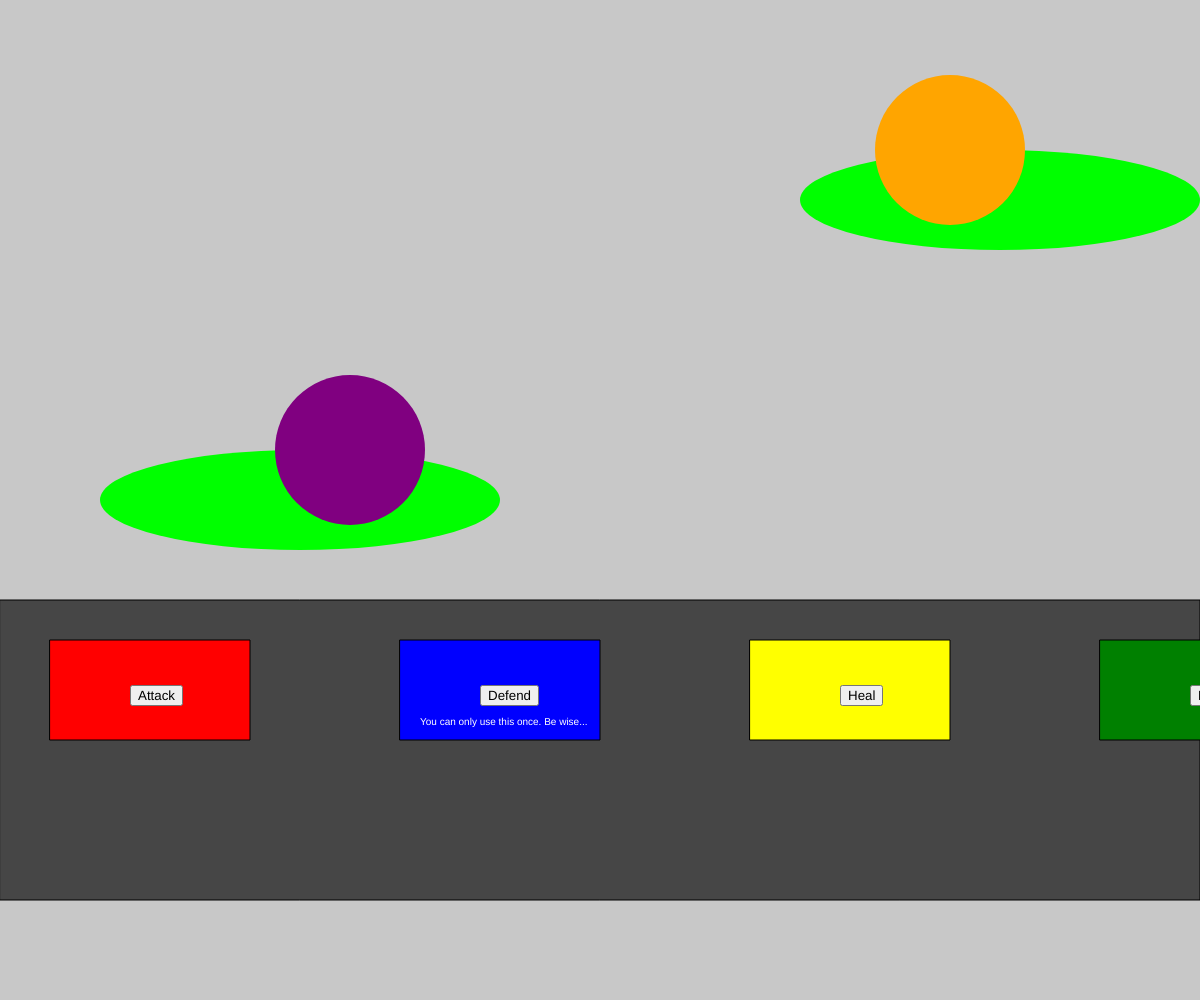
Frame 1 (no input)
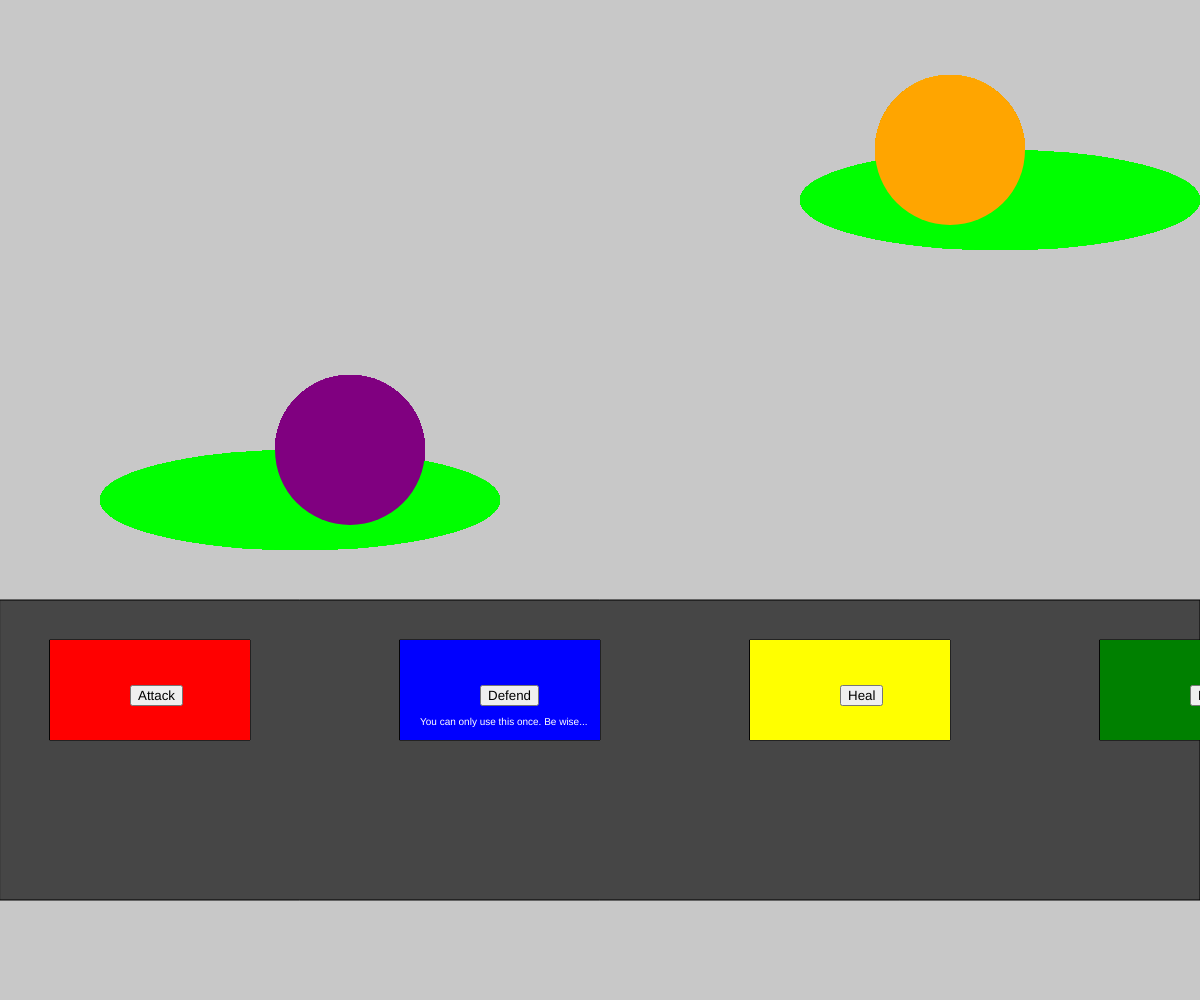
Frame 60 (no input)
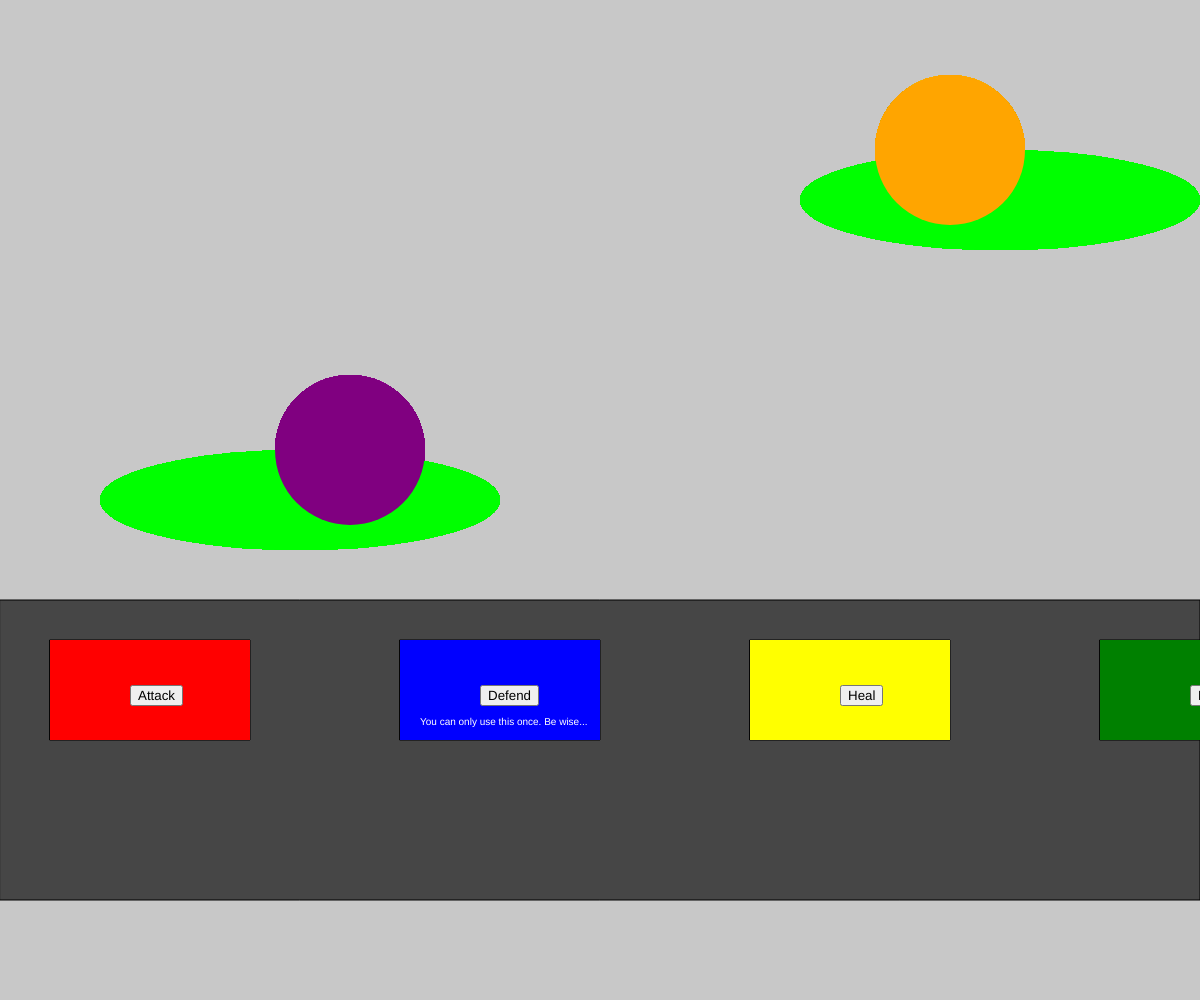
Frame 120 (the mouse pressed at the canvas centre since frame 60)

The p5.js sketch that drew these frames (run headless with seeded random() and noise() and a simulated clock; from frame 60 on, the mouse is pressed at the canvas centre):

// p5.js sketch
// ── sketch.js
var button1;
var button2;
var button3;
var button4;

var pokemonRoster = [
    {"name" : "Bulbasur" , "type" : "Grass" , "hp" : 45 , "def" : 49 , "atk" : 49 , "legendary" : false } ,
    {"name" : "Pidgeot" , "type" : "Flying/Normal" , "hp" : 83 , "def" : 75 , "atk" : 80 , "legendary" : false },
    {"name" : "Ninetales" , "type" : "Fire" , "hp" : 73 , "def" : 75 ,"atk" : 76 , "legendary" : false } ,
    {"name" : "Gyarados" , "type" : "Water/Flying" , "hp" : 95 , "def" : 79 , "atk" : 125 , "legendary" : false } ,
    {"name" : "Aggron" , "type" : "Steel/Rock" , "hp" : 70 , "def" : 180 , "atk" : 110 , "legendary" : false } ,
    {"name" : "Regice" , "type" : "Ice" , "hp" : 80 , "def" : 100 , "atk" : 50 , "legendary" : true }
    ]

function setup() {
    createCanvas(windowWidth,windowHeight)
    background(200)
    fill(70)
    rect(0,600,windowWidth,300)
    alert("WILD " + Math.floor(random() * (pokemonRoster["name"])) + " APPEARS")

    
    // Buttons to press for options
    button1 = createButton('Attack');
    button1.position(130, 685);
    button1.mousePressed(attack)
    button2 = createButton('Defend');
    button2.position(480, 685);
    button2.mousePressed(defend)
    button3 = createButton('Heal');
    button3.position(840, 685);
    button4 = createButton('Run');
    button4.position(1190, 685);

}

var attacks = ["Tackle" , "Pound" , "Scratch"]

function attack() {
    var attackPicked = prompt("Attack with " + attacks[0] + " , " + attacks[1] + " or " + attacks[2] + " ?");
    alert("You attacked with " + attackPicked + " !")

}

var defense = [true , false , true , false]
var randomDefense = defense[Math.floor(Math.random() * defense.length)]

function defend() {
    alert("You defended!")
    if (randomDefense == true) {
        alert("It worked!")
       
    } else if (randomDefense == false) {
        alert("It failed!")
        
    } 
    
}

function draw() {
    // One option = One color
    fill("red")
    rect(50,640,200,100)
    fill("blue")
    rect(400,640,200,100)
    fill("yellow")
    rect(750,640,200,100)
    fill("green")
    rect(1100,640,200,100)
    
    // Grass areas
    noStroke()
    fill(0,255,0)
    ellipse(300,500,400,100)
    
    noStroke()
    fill(0,255,0)
    ellipse(1000,200,400,100)

    // Pokemon Prototypes
    fill("purple")
    ellipse(350,450,150,150)

    fill("orange")
    ellipse(950,150,150,150)

    //HP Bars
    // fill(0,255,0)
    // rect(525,500,150,25)

    textSize(10)
    fill('white')
    text("You can only use this once. Be wise..." , 420 , 725 )
} 
